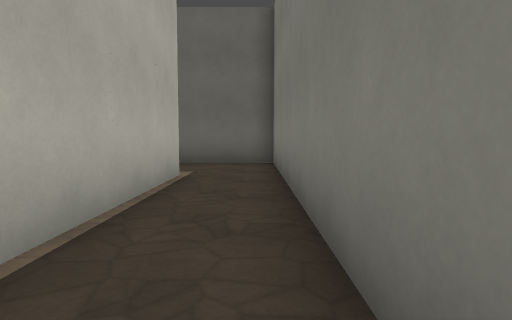
View 1 (above)

24 first-person views from a walk through a Godot game level. The camera is 1.5 m above the floor, tilts 4° down and sees 75° across. The floor is counted in squares, 2 m on a side. Each view is taken from the middle of a square. On the plan, view 1 faces up. The plan holds only what a view shows up to about 11 squares ahead; the rest is blank. The place goes on beyond the plan. Surface patterns are stand-ins for the level's own textures.

View 2
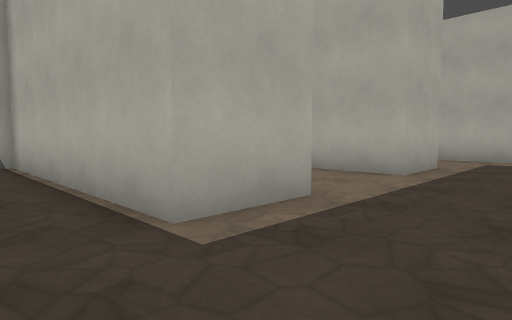

View 3
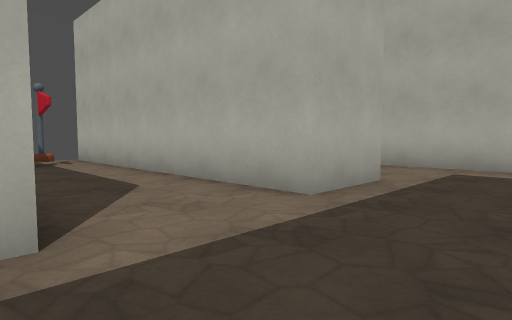

View 4
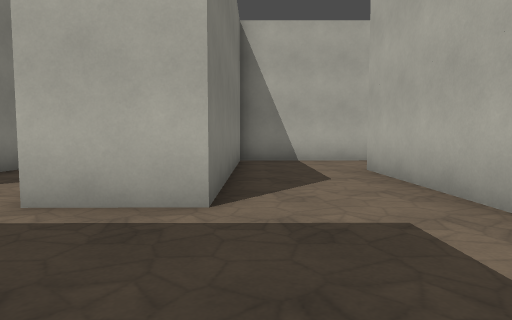

View 5
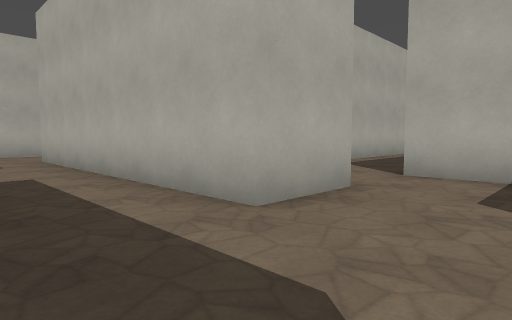

View 6
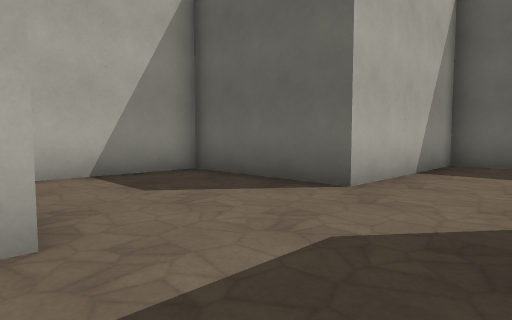

View 7
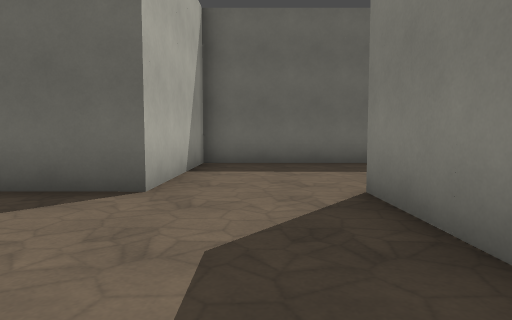

View 8
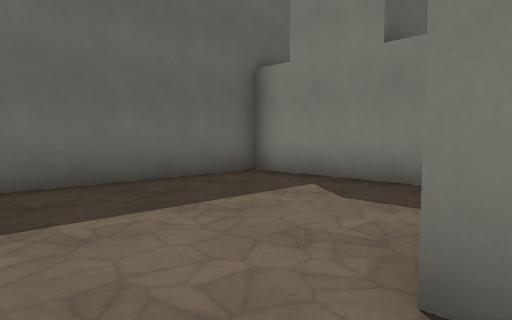

View 9
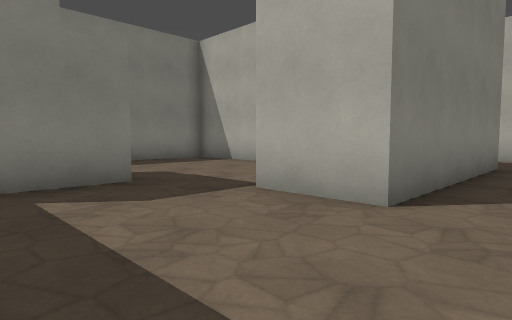

View 10
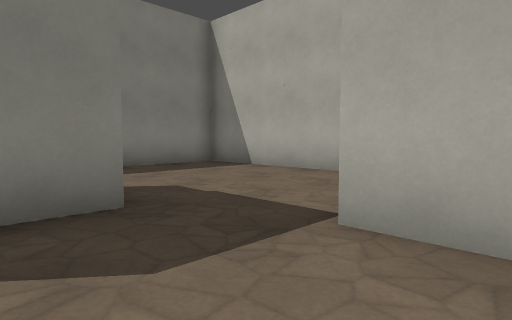

View 11
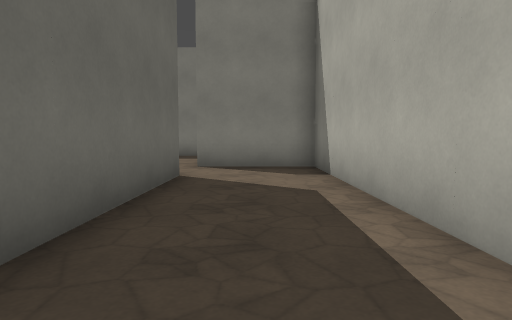

View 12
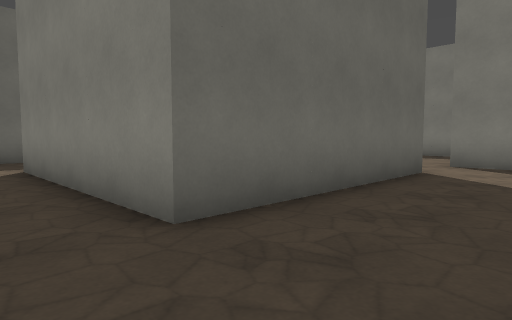

View 13
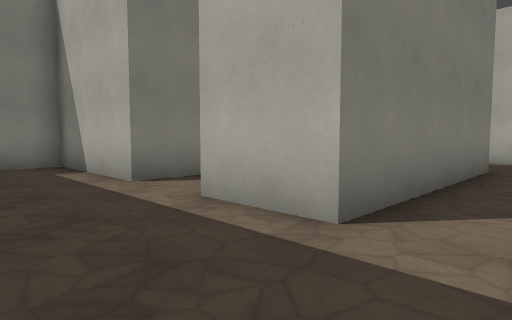

View 14
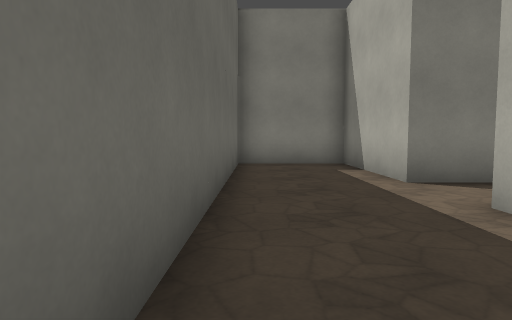

View 15
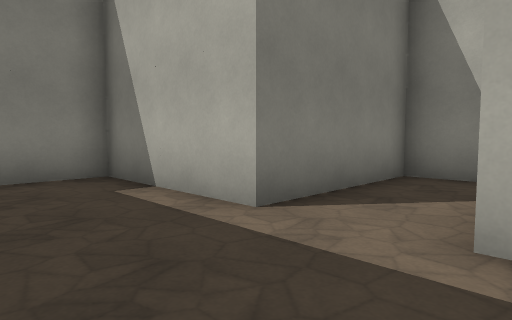

View 16
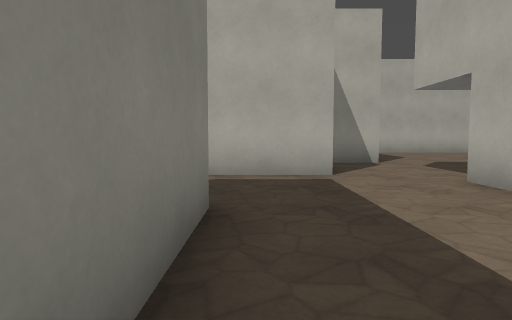

View 17
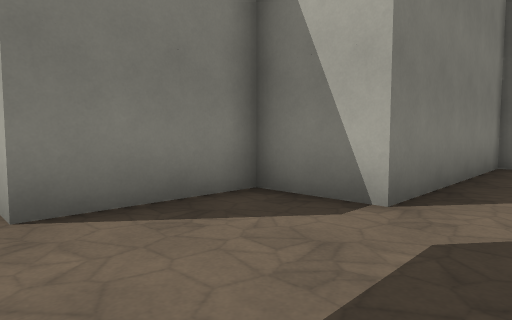

View 18
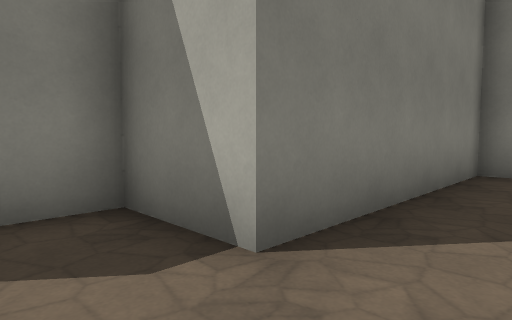

View 19
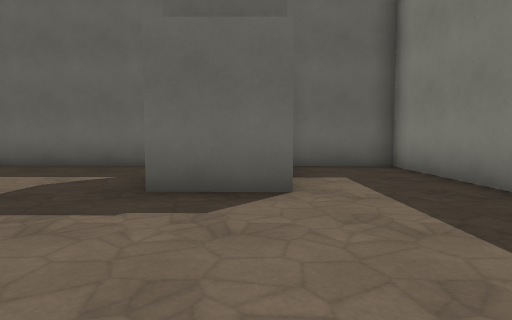

View 20
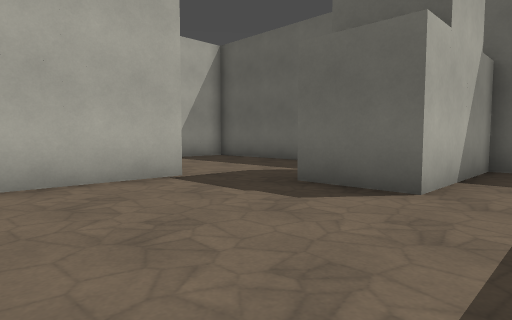

View 21
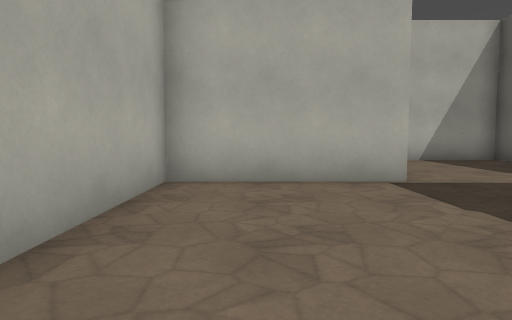

View 22
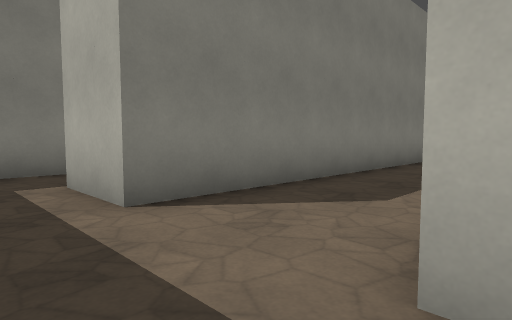

View 23
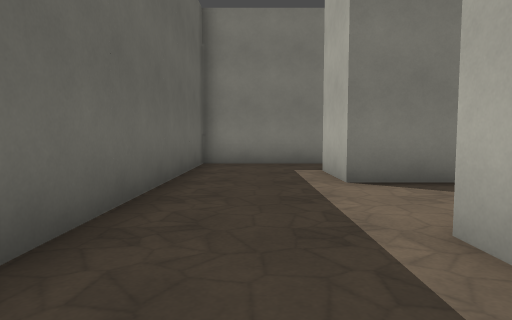

View 24
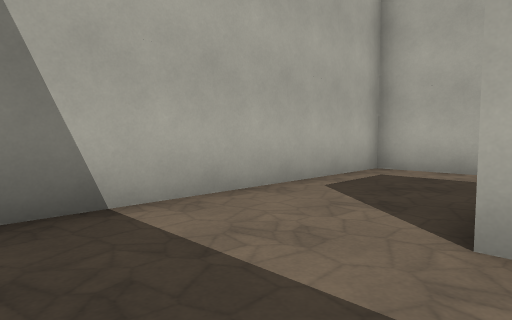

### Floor plan
Points are (right, up) in squares from view 1. A wall is a line through its corners. A room is listed if a view was taken in it or the views show most of it. See-through windows are left out.
Room 1 (views 1, 2, 3, 4, 5, 6, 7, 8, 9, 10, 22, 23, 24)
walls: (-8.5, 9.5) (-8.5, 15.5) (-6.5, 15.5); (-13.5, 11.5) (-11.5, 11.5) (-11.5, 2.5); (-8.5, 0) (-8.5, 6.5) (-6.5, 6.5) (-6.5, -2.5); (-4.5, 16.5) (-4.5, 20.5) (-11.5, 20.5) (-11.5, 15.5) (-15.5, 15.5) (-15.5, 12.5); (-16.5, 1.6) (-16.5, -0.5) (-8.5, -0.5); (0.5, 0.6) (0.5, 9.5) (-7.1, 9.5); (-3.5, -2.6) (-3.5, 6.5) (-1.5, 6.5) (-1.5, -0.5)
ways out: opening at (-14.5, 11.5) to room 2; opening at (-5.5, 16.5) to room 4
Room 2 (views 11, 13, 14, 15, 16)
walls: (-18.8, 13.5) (-17.5, 13.5) (-17.5, 17.5) (-13.5, 17.5) (-13.5, 20.5) (-22.4, 20.5); (-25.5, 10.5) (-25.5, 9.5); (-22.5, 8.5) (-13.5, 8.5) (-13.5, 11.5); (-15.5, 12.5) (-15.5, 11.5) (-21.5, 11.5) (-21.5, 17.5) (-19.5, 17.5)
ways out: opening at (-14.5, 11.5) to room 1; opening at (-24, 9) to room 3
Room 3 (views 12, 17, 18)
walls: (-26.1, -0.5) (-25.5, -0.5) (-25.5, 5.5) (-23.5, 5.5) (-23.5, 8.5) (-22.5, 8.5)
ways out: opening at (-24, 9) to room 2
Room 4 (views 19, 20, 21)
walls: (0.5, 16.5) (0.5, 20.5) (-2.5, 20.5) (-2.5, 16.5) (-4.5, 16.5); (-6.5, 15.5) (-6.5, 11.5) (0.5, 11.5) (0.5, 14.4)
ways out: opening at (-5.5, 16.5) to room 1

Positions as (right, up) in squares from view 1, and headings:
1: (0, 0), facing up
2: (0, 9), facing down-left
3: (-3, 9), facing down-left
4: (-9, 10), facing down
5: (-9, 14), facing down-left
6: (-9, 11), facing up-left
7: (-10, 11), facing up
8: (-10, 15), facing up-right
9: (-10, 19), facing down-right
10: (-8, 18), facing down-right
11: (-22, 10), facing right
12: (-23, 9), facing up-right
13: (-23, 20), facing down-right
14: (-23, 20), facing right
15: (-20, 20), facing down-right
16: (-22, 15), facing down
17: (-27, 9), facing down-right
18: (-27, 7), facing down-right
19: (-3, 12), facing up
20: (-1, 12), facing up-left
21: (-1, 13), facing left
22: (-7, 8), facing down-right
23: (-9, 8), facing right
24: (-9, 3), facing down-left
